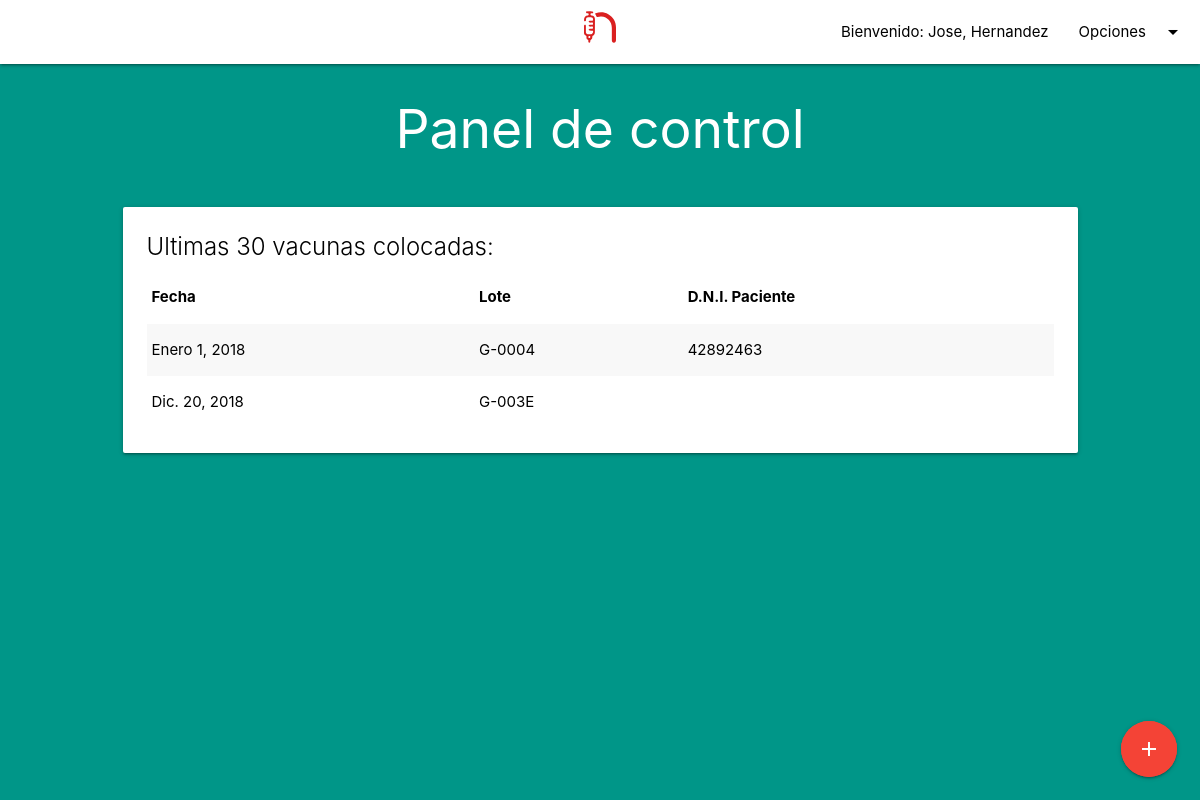
/ (signed in), run on an earlier commit of the app's database.
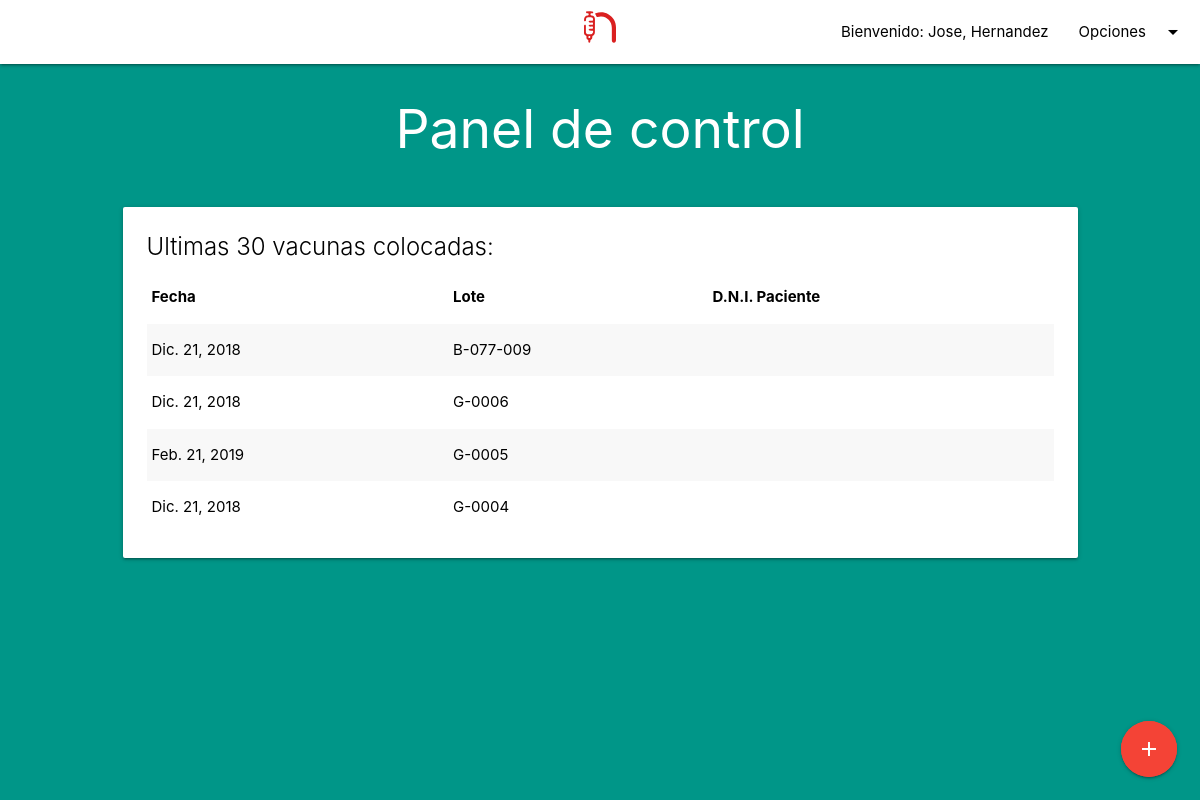
And on a later commit of the database.
### accounts/models.py (models this page shows)
class User(AbstractUser):
    is_medic = models.BooleanField(null=True)
    dni = models.CharField(max_length=9, null=True, blank=False, unique=True)
    born_date = models.DateField(null=True)

### vacunacion/models.py (models this page shows, shortened)
class Dose(models.Model):
    TYPE_CHOICES = {
        ('1', 'Primera dosis'),
        ('2', 'Segunda dosis'),
        ('3', 'Tercer dosis'),
        ('4', 'Cuarta dosis'),
        ('5', 'Quinta dosis'),
        ('r', 'Refuerzo'),
        ('u', 'Unica')
    }
    vaccination = models.ForeignKey(Vaccination, on_delete=models.CASCADE, default=None, related_name='doses')
    type = models.CharField(max_length=1, choices=TYPE_CHOICES, null=False, blank=False)
    medic = models.ForeignKey(settings.AUTH_USER_MODEL, on_delete=models.CASCADE, related_name='doses')
    date = models.DateField(null=False)
    next_dose = models.DateField(null=True)
    batch_number = models.CharField(max_length=15, null=False, blank=False)

class Vaccination(models.Model):
    carnet = models.ForeignKey(Carnet, on_delete=models.CASCADE, related_name='vaccinations')
    vaccine = models.ForeignKey(Vaccine, on_delete=models.CASCADE, related_name='vaccine')

class Carnet(models.Model):
    date_created = models.DateTimeField(auto_now_add=True)
    user = models.ForeignKey(User, null=False, on_delete=models.CASCADE, related_name='carnets')
    name = models.CharField(max_length=15, null=False, blank=False)
    last_name = models.CharField(max_length=15, null=False, blank=False)
    dni = models.CharField(max_length=9, null=True, blank=False)
    born_date = models.DateField(null=True)

### webpage/views.py (the view)
# urls.py: 2. Add a URL to urlpatterns:  path('', Home.as_view(), name='home')
def Home(request):
    if (request.user.is_authenticated):
        if (not request.user.is_medic):
            return render(request, 'webpage/home.html', {'children': request.user.carnets.all()})
        else:
            return (home_medic(request))
    else:
        return redirect('/accounts/login')

### webpage/views.py (called while the page is built)
def home_medic(request):
    return render(request, 'webpage/medic.html', {'vaccinations': request.user.doses.all()[:30:-1]})

### webpage/templates/webpage/medic.html
{% extends 'base.html' %}
{% block body %}
    <div class="row">
        <div class="center-align">
            <h2 class="white-text">Panel de control</h2>
        </div>
    </div>
    <div class="row">
        <div class="col s1"></div>
        <div class="col s10">
            <div class="col s12">
                <div class="card hoverable">
                    <div class="card-content black-text">
                        <span class="card-title">Ultimas 30 vacunas colocadas: </span>
                        <table class="striped">
                            <thead>
                            <tr>
                                <th>Fecha</th>
                                <th>Lote</th>
                                <th>D.N.I. Paciente</th>
                            </tr>
                            </thead>
                            <tbody>
                            {% for vaccination in vaccinations %}
                                <tr>
                                    <td>{{ vaccination.date }}</td>
                                    <td>{{ vaccination.batch_number }}</td>
                                    <td>{{ vaccination.vaccination.carnet.dni }}</td>
                                </tr>
                            {% endfor %}
                            </tbody>
                        </table>
                    </div>
                </div>
            </div>
        </div>
    </div>
    <div class="fixed-action-btn">
        <a href="{% url "vacunacion:get_carnet" %}" class="btn-floating btn-large red pulse">
            <i class="large material-icons">add</i>
        </a>
    </div>
{% endblock body %}

### webpage/templates/base.html (shortened to what this page needs)
{% load static %}
<!DOCTYPE html>
<html>
<head>
    <link type="text/css" rel="stylesheet" href="{% static "webpage/materialize/css/materialize.min.css" %}"
          media="screen,projection"/>
</head>
<body class="teal">
<nav class="white">
    <div class="nav-wrapper">
        <a href="/" class="brand-logo center black-text"><img src='{% static 'webpage/logo.svg' %}'
                                                              style="height: 32px"/></a>
        <ul class="right hide-on-med-and-down">
            {% if user.is_authenticated %}
                <li><a class="black-text" href="#">Bienvenido: {{ user.first_name }}, {{ user.last_name }}</a></li>
            {% endif %}
            <li>
                <a class="dropdown-trigger black-text" href="#" data-target="account-dropdown">Opciones<i
                        class="material-icons black-text right">arrow_drop_down</i></a>
            </li>
        </ul>
    </div>
</nav>
{% block body %}
{% endblock %}
</body>
</html>

What changed in the data, as far as the page shows it:
removed Dose: date "Enero 1, 2018", batch_number "G-0004", vaccination.carnet.dni "42892463"
removed Dose: date "Dic. 20, 2018", batch_number "G-003E"
added Dose: date "Dic. 21, 2018", batch_number "B-077-009"
added Dose: date "Dic. 21, 2018", batch_number "G-0006"
added Dose: date "Feb. 21, 2019", batch_number "G-0005"
added Dose: date "Dic. 21, 2018", batch_number "G-0004"
